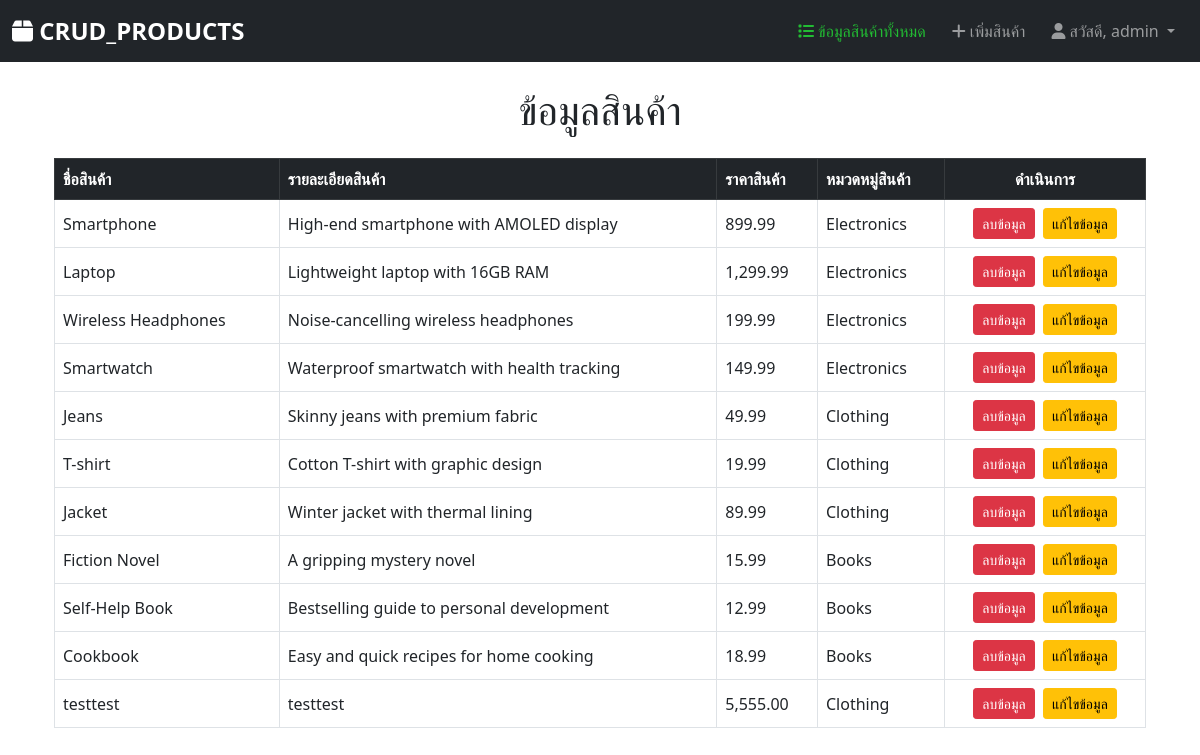
/index.php (signed in), run on the app's committed database.
### tables this page shows
CREATE TABLE `products` (
  `product_id` int(11) NOT NULL,
  `product_name` varchar(255) NOT NULL,
  `description` text DEFAULT NULL,
  `price` decimal(10,2) NOT NULL,
  `category_id` int(11) DEFAULT NULL
);

CREATE TABLE `categories` (
  `category_id` int(11) NOT NULL,
  `category_name` varchar(100) NOT NULL
);

### db/connect.php (called while the page is built, shortened)
<?php
$host="localhost";
$username="root";
$password="";
$db="crud_product";
$dsn="mysql:host=$host;dbname=$db;charset=utf8";
try{
    $pdo = new PDO($dsn,$username,$password);
}catch(PDOException $e){
    echo $e->getMessage();
}
require_once "db/controller.php";
$controller = new Controller($pdo);
?>

### db/controller.php (called while the page is built, shortened)
<?php
class Controller{
    private $db;
    function __construct($con){
        $this->db=$con;
    }
    function getProducts(){
        try{
            $sql = "SELECT * FROM products a INNER JOIN categories b ON a.category_id = b.category_id ORDER BY a.product_id";
            $result=$this->db->query($sql);
            return $result;
        }catch(PDOException $e){
            echo $e->getMessage();
            return false;
        }
    }
}
?>

### index.php (the view, shortened to what this page needs)
<?php
require_once "layout/header.php";
require_once "db/connect.php";
$result=$controller->getProducts();
?>
<h1 class="text-center my-4"><?php echo "ข้อมูลสินค้า"; ?></h1>
<div class="container">
    <table class="table table-hover table-bordered align-middle">
        <thead class="table-dark">
            <tr>
                <th scope="col">ชื่อสินค้า</th>
                <th scope="col">รายละเอียดสินค้า</th>
                <th scope="col">ราคาสินค้า</th>
                <th scope="col">หมวดหมู่สินค้า</th>
                <th scope="col" class="text-center">ดำเนินการ</th>
            </tr>
        </thead>
        <tbody>
            <?php while ($row = $result->fetch(PDO::FETCH_ASSOC)) { ?>
                <tr>
                    <td><?php echo $row["product_name"]; ?></td>
                    <td><?php echo $row["description"]; ?></td>
                    <td><?php echo number_format($row["price"], 2); ?></td>
                    <td><?php echo $row["category_name"]; ?></td>
                    <td class="text-center">
                        <a onclick="return confirm('คุณต้องการลบข้อมูลหรือไม่ ?')"
                           href="delete.php?id=<?php echo $row["product_id"]; ?>"
                           class="btn btn-danger btn-sm me-1">
                            ลบข้อมูล
                        </a>
                        <a href="editForm.php?id=<?php echo $row["product_id"]; ?>"
                           class="btn btn-warning btn-sm">
                            แก้ไขข้อมูล
                        </a>
                    </td>
                </tr>
            <?php } ?>
        </tbody>
    </table>
</div>
</body>
</html>

### layout/header.php (shortened to what this page needs)
<!DOCTYPE html>
<html lang="en">
<head>
    <link href="https://cdn.jsdelivr.net/npm/bootstrap@5.0.2/dist/css/bootstrap.min.css" rel="stylesheet">
    <link href="https://cdnjs.cloudflare.com/ajax/libs/font-awesome/6.0.0/css/all.min.css" rel="stylesheet">
</head>
<body>
<nav class="navbar navbar-expand-lg navbar-dark bg-dark">
  <div class="container-fluid">
    <a class="navbar-brand" href="index.php">
      <i class="fas fa-box"></i> CRUD_PRODUCTS
    </a>
    <div class="collapse navbar-collapse" id="navbarSupportedContent">
      <ul class="navbar-nav ms-auto">
        <li class="nav-item <?php echo basename($_SERVER['PHP_SELF']) == 'index.php' ? 'active' : ''; ?>">
          <a class="nav-link" aria-current="page" href="index.php"><i class="fas fa-list"></i> ข้อมูลสินค้าทั้งหมด</a>
        </li>
        <li class="nav-item <?php echo basename($_SERVER['PHP_SELF']) == 'addForm.php' ? 'active' : ''; ?>">
          <a class="nav-link" href="addForm.php"><i class="fas fa-plus"></i> เพิ่มสินค้า</a>
        </li>
        <?php if (!isset($_SESSION["userid"])) { ?>
          <li class="nav-item <?php echo basename($_SERVER['PHP_SELF']) == 'loginForm.php' ? 'active' : ''; ?>">
            <a class="nav-link" href="loginForm.php"><i class="fas fa-sign-in-alt"></i> เข้าสู่ระบบ</a>
          </li>
        <?php } else { ?>
          <li class="nav-item dropdown">
            <a class="nav-link dropdown-toggle" href="#" id="navbarDropdown" role="button" data-bs-toggle="dropdown" aria-expanded="false">
              <i class="fas fa-user"></i> สวัสดี, <?php echo $_SESSION["username"]; ?>
            </a>
          </li>
        <?php } ?>
      </ul>
    </div>
  </div>
</nav>
<div class="container my-3">

### layout/header.php (style rules this page uses)
.navbar-brand { font-weight: bold; font-size: 1.5rem; }
.nav-link { margin: 0 5px; }
.nav-item.active .nav-link { color: #22bb33 !important; }

### data on the page
products: product_name "Smartphone", description "High-end smartphone with AMOLED display", price "899.99", category.category_name "Electronics"
products: product_name "Laptop", description "Lightweight laptop with 16GB RAM", price "1,299.99", category.category_name "Electronics"
products: product_name "Wireless Headphones", description "Noise-cancelling wireless headphones", price "199.99", category.category_name "Electronics"
products: product_name "Smartwatch", description "Waterproof smartwatch with health tracking", price "149.99", category.category_name "Electronics"
products: product_name "Jeans", description "Skinny jeans with premium fabric", price "49.99", category.category_name "Clothing"
products: product_name "T-shirt", description "Cotton T-shirt with graphic design", price "19.99", category.category_name "Clothing"
products: product_name "Jacket", description "Winter jacket with thermal lining", price "89.99", category.category_name "Clothing"
products: product_name "Fiction Novel", description "A gripping mystery novel", price "15.99", category.category_name "Books"
products: product_name "Self-Help Book", description "Bestselling guide to personal development", price "12.99", category.category_name "Books"
products: product_name "Cookbook", description "Easy and quick recipes for home cooking", price "18.99", category.category_name "Books"
products: product_name "testtest", description "testtest", price "5,555.00", category.category_name "Clothing"

### other printed values
$_SESSION["username"] "admin"
